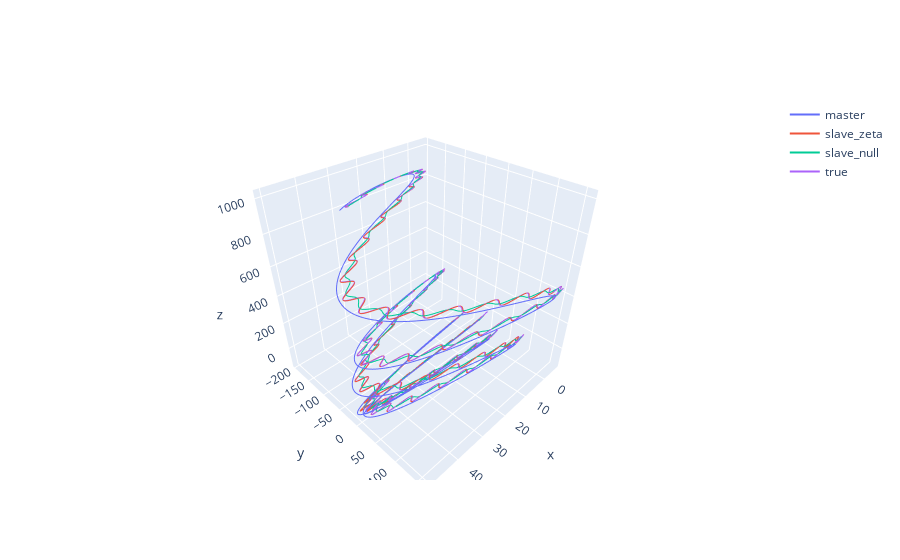

The cell this chart's notebook holds for it:
### Code cell
master_trace = go.Scatter3d(name='master',x=master['x'],y=master['y'],z=master['z'],mode='lines')
slave_zeta_trace = go.Scatter3d(name='slave_zeta',x=slave_zeta['x'],y=slave_zeta['y'],z=slave_zeta['z'],mode='lines')
slave_null_trace = go.Scatter3d(name='slave_null',x=slave_null['x'],y=slave_null['y'],z=slave_null['z'],mode='lines')
slave_truth_trace = go.Scatter3d(name='true',x=slave_truth['x'],y=slave_truth['y'],z=slave_truth['z'],mode='lines')
py.iplot([master_trace,slave_zeta_trace,slave_null_trace,slave_truth_trace])

### Figure 1 — Plotly figure (JSON) as saved in the notebook; plotly's stock layout.template omitted (floating-point values rounded to 4 significant figures; data arrays with more than 128 entries replaced by an {"elided": "..."} marker saying what was removed)
{"data": [{"mode": "lines", "name": "master", "type": "scatter3d", "x": {"elided": "1999 float values"}, "y": {"elided": "1999 float values"}, "z": {"elided": "1999 float values"}}, {"mode": "lines", "name": "slave_zeta", "type": "scatter3d", "x": {"elided": "1999 float values"}, "y": {"elided": "1999 float values"}, "z": {"elided": "1999 float values"}}, {"mode": "lines", "name": "slave_null", "type": "scatter3d", "x": {"elided": "1999 float values"}, "y": {"elided": "1999 float values"}, "z": {"elided": "1999 float values"}}, {"mode": "lines", "name": "true", "type": "scatter3d", "x": {"elided": "1999 float values"}, "y": {"elided": "1999 float values"}, "z": {"elided": "1999 float values"}}], "layout": {}}
